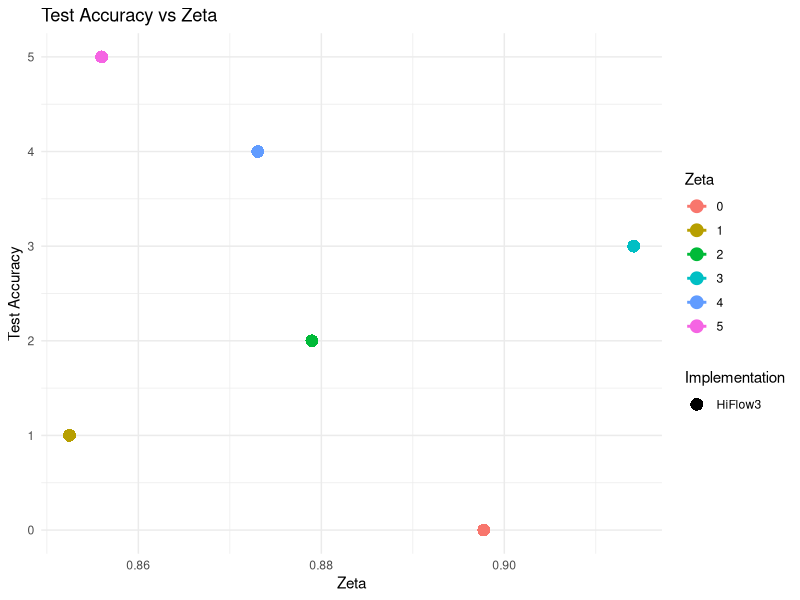
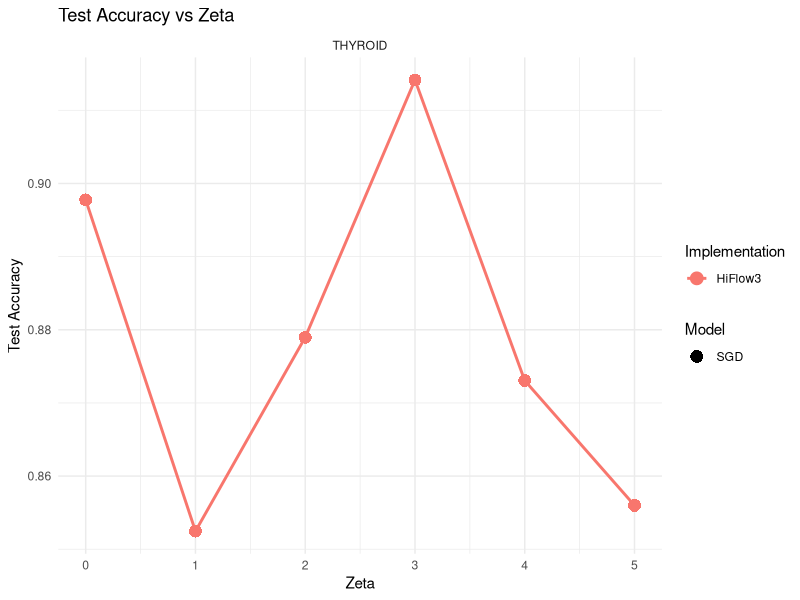
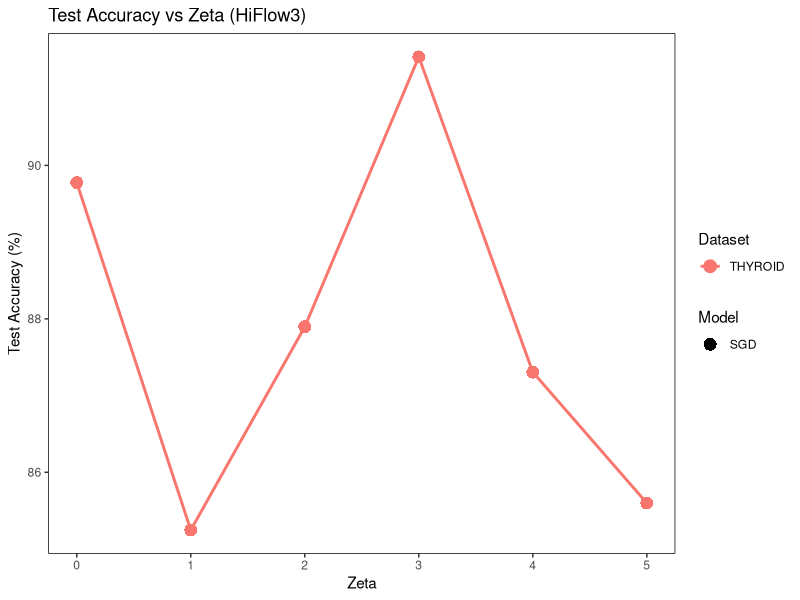
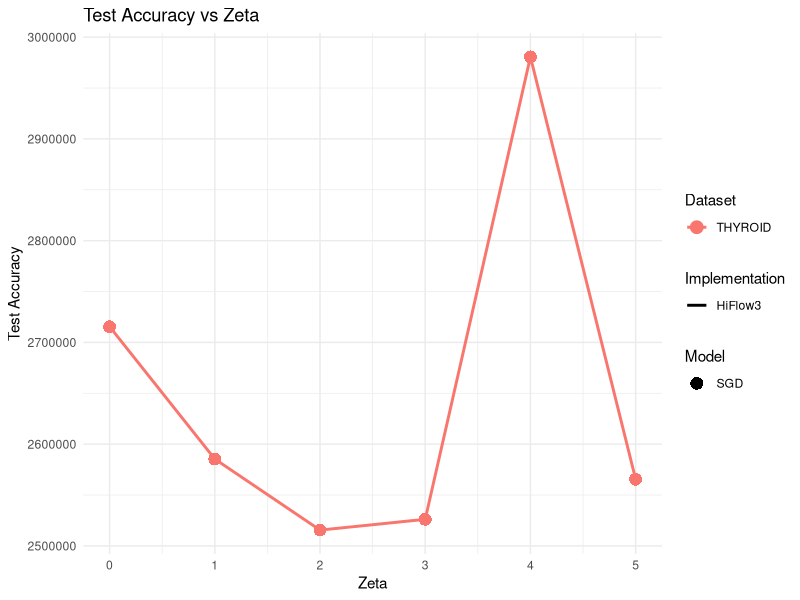
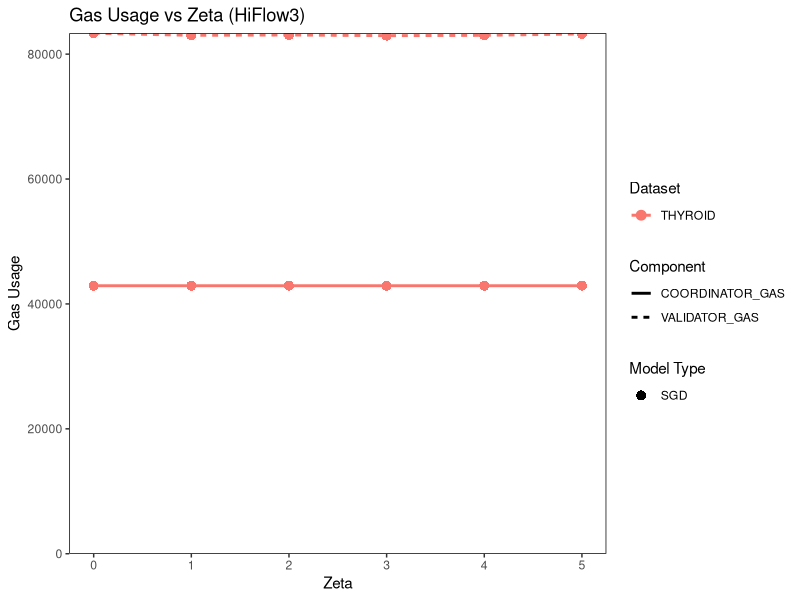
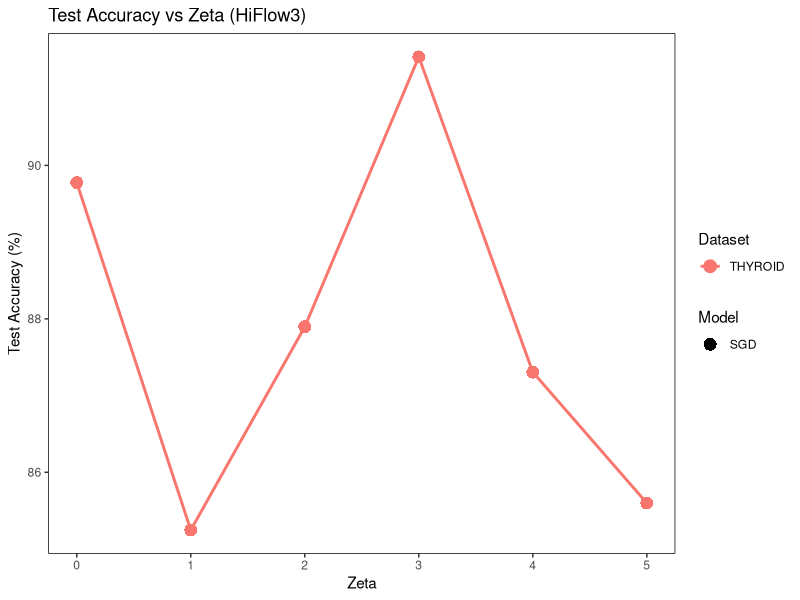
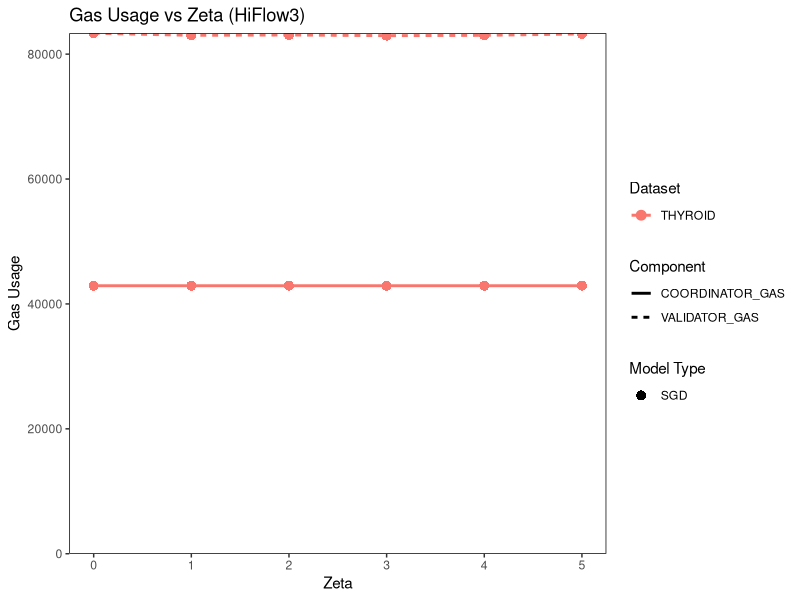

These charts were generated, in order, by the following R code: (Note: this script raises an error after producing the figures.)
## ---- chunk 1
library(ggplot2)

# Data
df <- read.csv("./EXP1_RESULT.csv")

# Scatter plot
ggplot(df, aes(x = ACCURACY, y = ZETA, 
               color = factor(ZETA), 
               shape = IMPLIMENTATION)) +
  geom_point(size = 4) +geom_line(size = 1) +
  labs(title = "Test Accuracy vs Zeta",
       x = "Zeta",
       y = "Test Accuracy",
       color = "Zeta",
       shape = "Implementation") +
  theme_minimal()
## ---- chunk 2
library(ggplot2)

# Read data
df <- read.csv("./EXP1_RESULT.csv")

# Make sure ZETA is numeric
df$ZETA <- as.numeric(df$ZETA)

ggplot(df, aes(x = ZETA, y = ACCURACY,
               color = IMPLIMENTATION,
               shape = MODEL_TYPE,
               group = interaction(DATASET, IMPLIMENTATION, MODEL_TYPE))) +
  geom_point(size = 4) +
  geom_line(size = 1) +
  labs(title = "Test Accuracy vs Zeta",
       x = "Zeta",
       y = "Test Accuracy",
       color = "Implementation",
       shape = "Model") +
  facet_wrap(~DATASET) +   # panel per dataset
  theme_minimal()


## ---- chunk 3
#Final
library(ggplot2)
library(dplyr)

df <- read.csv("./EXP1_RESULT.csv")
df$ACCURACY <- df$ACCURACY * 100

# Filter for HiFlow3 only
df_hiflow <- df %>% filter(IMPLIMENTATION == "HiFlow3")

# Plot
p <- ggplot(df_hiflow, aes(x = ZETA, y = ACCURACY,
                            color = DATASET,
                            shape = MODEL_TYPE,          # model shown as shape
                            group = interaction(DATASET, MODEL_TYPE))) +  # no need to include implementation
  geom_point(size = 4) +
  geom_line(size = 1) +
  labs(title = "Test Accuracy vs Zeta (HiFlow3)",
       x = "Zeta",
       y = "Test Accuracy (%)",
       color = "Dataset",
       shape = "Model") +
  theme(
    panel.grid.major = element_blank(), 
    panel.grid.minor = element_blank(), 
    panel.background = element_blank(), 
    panel.border = element_rect(color = "black", fill = NA)
  )

# Save plot
ggsave("TEST_ACCURACY_HIFLOW3.png", plot = p, width = 10, height = 6, dpi = 300)

p


## ---- chunk 4

ggplot(df, aes(x = ZETA, y = C_IPFS,
               color = DATASET,
               shape = MODEL_TYPE,          # model shown as shape
               linetype = IMPLIMENTATION,   # impl shown as line type
               group = interaction(DATASET, IMPLIMENTATION, MODEL_TYPE))) +
  geom_point(size = 4) +
  geom_line(size = 1) +
  labs(title = "Test Accuracy vs Zeta",
       x = "Zeta",
       y = "Test Accuracy",
       color = "Dataset",
       shape = "Model",
       linetype = "Implementation") +
  scale_linetype_manual(values = c("Flower" = "dotted", "HiFlow3" = "solid")) +
  theme_minimal()

## ---- chunk 5
#Final
library(ggplot2)
library(dplyr)
library(tidyr)

# Read CSV
df <- read.csv("./EXP1_RESULT.csv")

df_hiflow <- df %>% filter(IMPLIMENTATION == "HiFlow3")

# Pivot gas columns into long format for plotting
df_long <- df_hiflow %>%
  select(DATASET, MODEL_TYPE, ZETA, VALIDATOR_GAS, COORDINATOR_GAS) %>%
  pivot_longer(cols = c("VALIDATOR_GAS", "COORDINATOR_GAS"),
               names_to = "Component",
               values_to = "Gas")

# Plot
p = ggplot(df_long, aes(x = ZETA, y = Gas, color = DATASET, shape = MODEL_TYPE, linetype = Component)) +
  geom_point(size = 3) +
  geom_line(size = 1) +
  labs(title = "Gas Usage vs Zeta (HiFlow3)",
       x = "Zeta",
       y = "Gas Usage",
       color = "Dataset",
       shape = "Model Type",
       linetype = "Component") +
  scale_y_continuous(expand = c(0, 0), limits = c(0, NA)) +  theme(
    panel.grid.major = element_blank(), 
    panel.grid.minor = element_blank(), 
    panel.background = element_blank(), 
    panel.border = element_rect(color = "black", fill = NA)
  )
ggsave("GAS_USAGE.png", plot = p, width = 10, height = 6, dpi = 300)
p


## ---- chunk 6
library(ggplot2)
library(dplyr)
library(tidyr)

# Read CSV
df <- read.csv("./EXP1_RESULT.csv")

df_hiflow <- df %>% filter(IMPLIMENTATION == "HiFlow3")

# Pivot gas columns into long format for plotting
df_long <- df_hiflow %>%
  select(DATASET, MODEL_TYPE, ZETA, C_IPFS, C_BLOCKCHAIN,C_COORDINATOR,C_VALIDATORS) %>%
  pivot_longer(cols = c("C_IPFS", "C_BLOCKCHAIN","C_COORDINATOR","C_VALIDATORS"),
               names_to = "Component",
               values_to = "Gas")

# Plot
p =ggplot(df_long, aes(x = ZETA, y = Gas, color = DATASET, shape = MODEL_TYPE, linetype = Component)) +
  geom_point(size = 3) +
  geom_line(size = 1) +
  labs(title = "Communication Overhead vs Zeta (HiFlow3)",
       x = "Zeta",
       y = "Bytes",
       color = "Dataset",
       shape = "Model Type",
       linetype = "Component") +
  facet_wrap(~Component, scales = "free_y")+ theme(
    panel.grid.major = element_blank(), 
    panel.grid.minor = element_blank(), 
    panel.background = element_blank(), 
    panel.border = element_rect(color = "black", fill = NA)
  )
ggsave("Communication.png", plot = p, width = 10, height = 6, dpi = 300)
p

